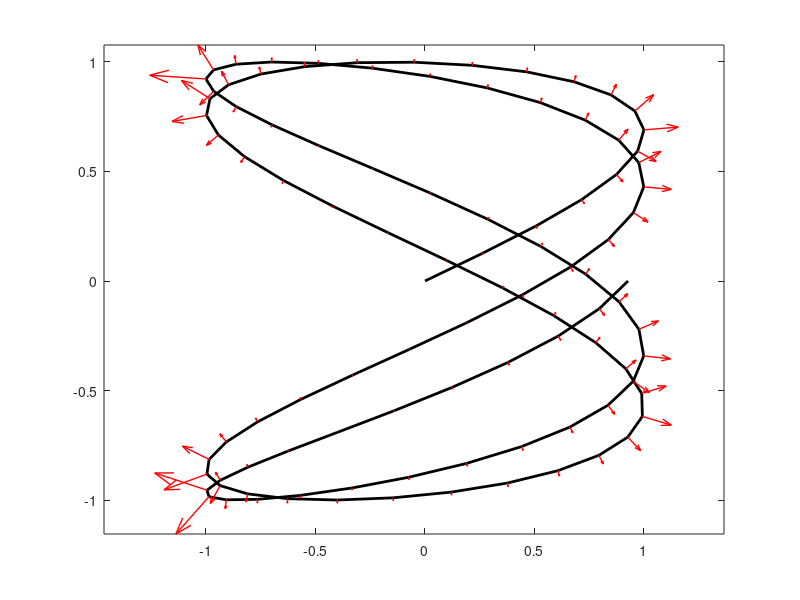
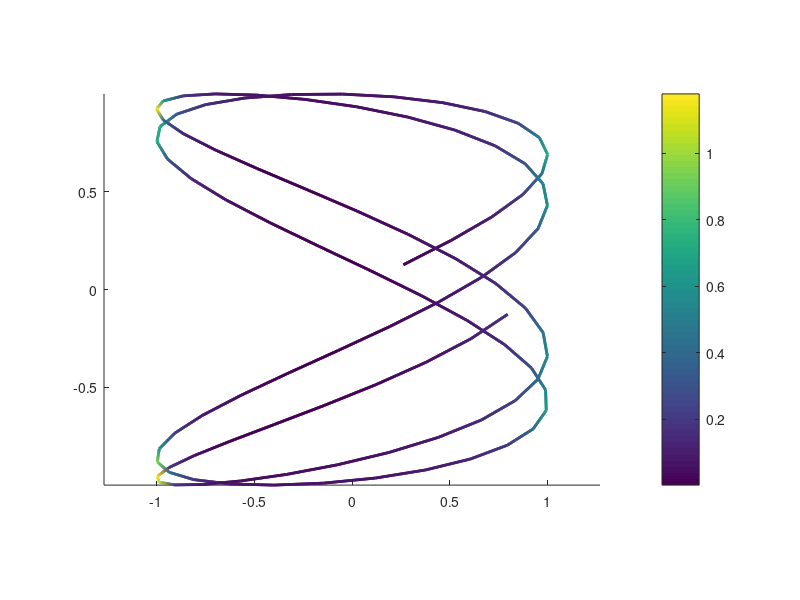
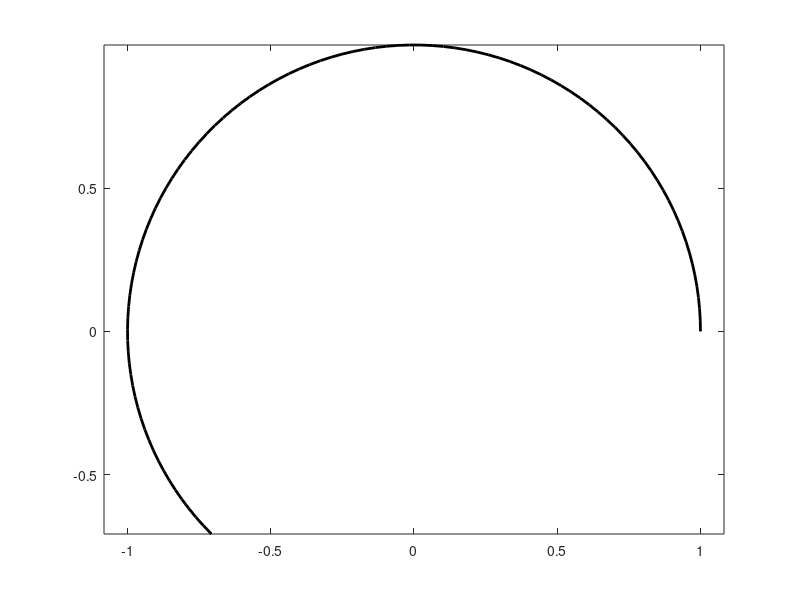

Write the MATLAB code that produced these figures, in order. (Note: this script raises an error after producing the figures.)
clear; clc; close all;
%% Problem 2(c)
a = 4; b = 2;
delta = pi/3;
n = 100;

t = linspace(0,2*pi,n);
x = sin(a*t*delta);
y = sin(b*t);

u = zeros(1,n-2);
v = zeros(1,n-2);
xy = [x; y];
diff = xy(:,2:end)-xy(:,1:end-1);

%%% YOUR CODE TO COMPUTE GRADIENT HERE %%%

direction = diff ./ sqrt(sum(diff.*diff));
grad = direction(:, 1:end-1) - direction(:, 2:end);

u(1,:) = grad(1, :);
v(1,:) = grad(2, :);

%%% END HOMEWORK PROBLEM %%%

figure;
plot(x,y,'linewidth',2,'color','black'); hold on;
quiver(x(2:end-1),y(2:end-1),u,v,'linewidth',1,'color','red');
axis equal;



%% Problem 2(d)
%%% YOUR CODE TO COMPUTE KAPPA HERE %%%

kappa = sum(direction(:, 1:end-1) .* direction(:, 2:end));
kappa = acos(kappa);
kappa = 2*sin(kappa/2);

%%% END HOMEWORK PROBLEM %%%

figure;
X = x(2:end-1);
Y = y(2:end-1);
Z = zeros(size(kappa));
surface([X;X],[Y;Y],[Z;Z],[kappa;kappa],...
    'edgecolor', 'interp', 'linewidth',2);
axis equal;
colorbar;

%% Problem 2(e)
t0 = 0;
t1 = pi*1.25;
nSamples = 100;
nSteps = 10000;

% We provide a few examples of curves to try
%curveFunction = @(t) [(cos(t)-cos(3*t).^3); (sin(t)-sin(3*t).^3)]';
curveFunction = @(t) [cos(t);sin(t)]';
% curveFunction = @(t) [t;(t-t0).*(t1-t)]';
curve = curveFunction(linspace(t0,t1,nSamples));

% Time step
f = figure;
plt = plot(curve(:,1),curve(:,2),'k','linewidth',2);
axis equal;
for i=1:nSteps
    %%% YOUR CODE HERE TO PERFORM GRADIENT DESCENT %%%

    h = 0.05;

    diff = curve(2:end, :)-curve(1:end-1, :);
    direction = diff ./ sqrt(sum(diff.*diff));

    grad = zeros(nSamples,2);
    grad(2:end-1,:) = direction(1:end-1, :) - direction(2:end, :);

    curve = curve - h*grad;

    %%% END HOMEWORK PROBLEM %%%
    plt.XData = curve(:,1);
    plt.YData = curve(:,2);
    drawnow;

end

